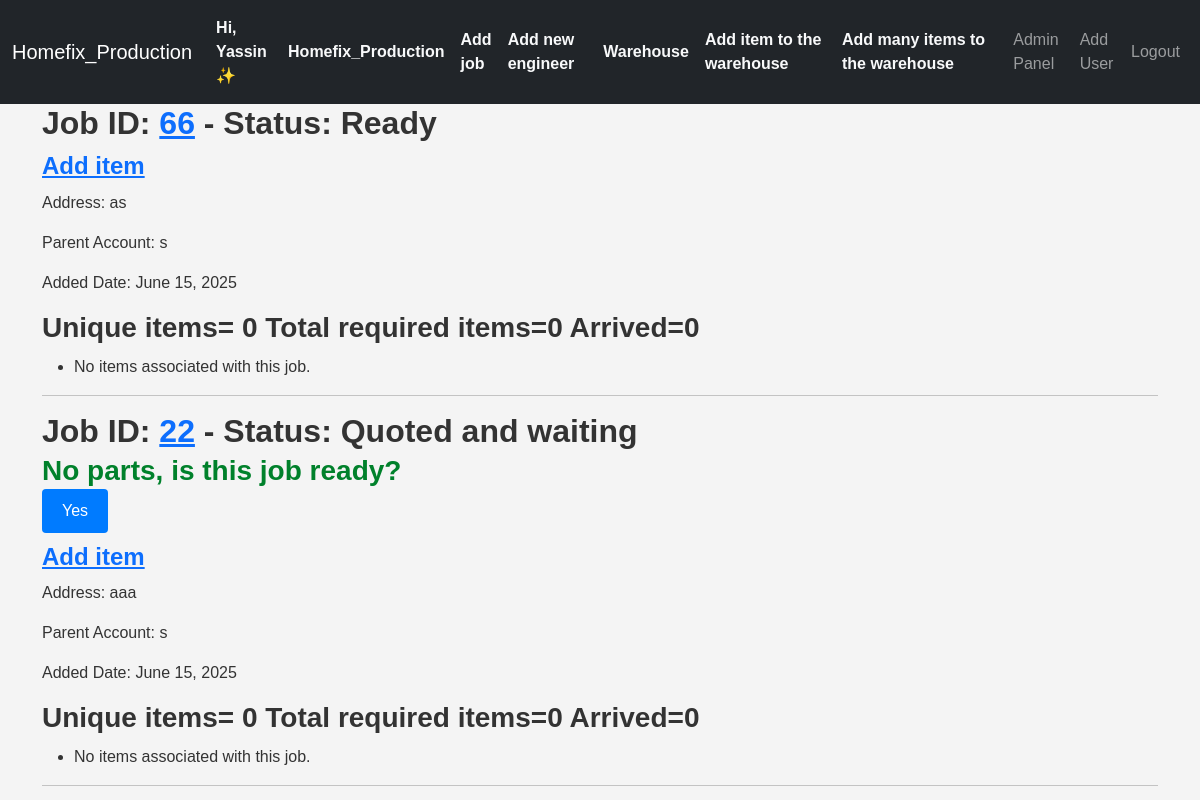
/ (signed in), run on the app's committed database.
### inventory/models.py (models this page shows, shortened)
class CustomUser(AbstractUser):
    permission_choices=[('admin','Admin'),
                        ('employee','Employee'),
                        ('owner','Owner')]
    company = models.ForeignKey(Company, on_delete=models.CASCADE, null=True, blank=True, related_name="employeees")
    email = models.EmailField(unique=True)
    username = models.CharField(max_length=90, unique=False)
    permission = models.CharField(choices=permission_choices,default='employee')
    is_owner=models.BooleanField(default=False,)
    is_admin=models.BooleanField(default=False,)
    is_employee=models.BooleanField(default=False,)
    is_banned=models.BooleanField(default=False,)
    REQUIRED_FIELDS = ['username',]
    USERNAME_FIELD = 'email'
    verbose_name='User'
    class Meta:
        verbose_name_plural = 'users'
        ordering = ['is_owner','is_admin','is_employee','is_banned']

class Company(models.Model):
    owner = models.ForeignKey("inventory.CustomUser", on_delete=models.CASCADE, null=True, blank=True,related_name="company_owner")
    employees = models.ManyToManyField('CustomUser', related_name='companies')
    company_name=models.CharField(max_length=70)
    company_email = models.EmailField(unique=True)
    address=models.TextField()
    phone=models.CharField(max_length=15)
    class Meta:
        verbose_name_plural = 'companies'
        ordering = ['company_name']

class Job(models.Model):
    status_chouces=[
        ('ready', 'Ready'),
        ('paused', 'Paused'),
        ('completed', 'Completed'),
        ('cancelled', 'Cancelled'),
        ('quoted', 'Quoted and waiting')
    ]
    address = models.CharField(max_length=70)
    job_id=models.BigIntegerField()
    status=models.CharField(choices=status_chouces, max_length=20)
    quotation=models.DecimalField(max_digits=10, decimal_places=2,blank=True,null=True)
    engineer=models.ForeignKey(Engineer,on_delete=models.SET_NULL,null=True,blank=True)
    parent_account=models.CharField(max_length=70)
    added_date=models.DateField(auto_now_add=True)
    company=models.ForeignKey(Company,on_delete=models.CASCADE,related_name="job_company")
    items_arrived=models.BooleanField(default=False, )
    post_code=models.CharField(max_length=10, null=True, blank=True)
    quoted=models.BooleanField(default=False)
    class Meta:
        unique_together = ('job_id', 'company')  # Enforce uniqueness at the company level
        ordering=['-added_date']

### inventory/views.py (the view, shortened to what this page needs)
# urls.py: path('',views.inventory,name='inventory'),
@login_required(login_url='login', redirect_field_name='inventory')
@no_ban
def inventory(request,pk=None):
    rjobs = Job.objects.annotate(item_count=Count('items')).filter(items_arrived=True).prefetch_related('items')
    items=Item.objects.filter(company=request.user.company)
    rjobs=Job.objects.filter(company=request.user.company)
    context={'rjobs':rjobs,
            'items':items,
            }
    return render(request,'inventory/inventory.html',context)

### inventory/templatetags/custom_tags.py (called while the page is built)
@register.filter
def is_admin(user):
    if user.groups.filter(name='Admin').exists() or user.company.owner==user:
        return True
    return False

@register.filter
def is_owner(user):
    if user.is_authenticated and user.company.owner==user:
        return True
    return False

@register.filter
def total_quantity(job):
    total_quantity = 0
    for item in job.items.all():
        total_quantity =total_quantity+item.job_quantity
    return total_quantity

@register.filter
def total_arrived_quantity(job):
    total_arrived_quantity=0
    company=job.company
    job_items=JobItem.objects.filter(job=job)
    for jobitem in job_items:
        total_arrived_quantity+=jobitem.arrived_quantity
    return total_arrived_quantity

### templates/inventory/inventory.html (shortened to what this page needs)
{% extends 'inventory/base.html' %}
{% load static %}
{% load custom_tags %}
{% block body %}
  {% if rjobs %}
    {% for job in rjobs %}
      {% if job.status != 'ready' and job.items_arrived and job.status != 'completed' and job|all_not_used %}
        <h2>
          Job ID: <a href="{% url 'update_job' job.job_id %}">{{ job.job_id }}</a> - Status: {{ job.get_status_display }} <br /><small style="color: rgb(0, 129, 43);">
            Parts arrived, is this job ready?<form action="{% url 'inventory' job.job_id %}" method="POST">
              {% csrf_token %}
              <small><button name="job_is_ready" type="submit" class="btn btn-submit">Yes</button></small>
            </form>
          </small>
        </h2>
        <h4><a href="{% url 'item_add' job.job_id %}">Add item</a></h4>
      {% elif job.items.count == 0 and not job.status == 'ready' %}
        <h2>
          Job ID: <a href="{% url 'update_job' job.job_id %}">{{ job.job_id }}</a> - Status: {{ job.get_status_display }} <br /><small style="color: rgb(0, 129, 43);">
            No parts, is this job ready?<form action="{% url 'inventory' job.job_id %}" method="POST">
              <small><button name="job_is_ready" type="submit" class="btn btn-submit">Yes</button></small>
            </form>
          </small>
        </h2>
        <h4><a href="{% url 'item_add' job.job_id %}">Add item</a></h4>
      {% elif job.status == 'ready' and not job.items_arrived and job|total_quantity > 0 %}
        <h2>Job ID: <a href="{% url 'update_job' job.job_id %}">{{ job.job_id }}</a> - Status: {{ job.get_status_display }} <small>"Required parts have not arrived but the job is marked as Ready"</small></h2>
      {% else %}
        <h2>Job ID: <a href="{% url 'update_job' job.job_id %}">{{ job.job_id }}</a> - Status: {{ job.get_status_display }}</h2>
        <h4><a href="{% url 'item_add' job.job_id %}">Add item</a></h4>
      {% endif %}
      <p>Address: {{ job.address }}</p>
      <p>Parent Account: {{ job.parent_account }}</p>
      <p>Added Date: {{ job.added_date }}</p>
      <h3>Unique items= {{ job.items.count }} Total required items={{ job|total_quantity }} Arrived={{ job|total_arrived_quantity }}</h3>
      <ul>
        {% for jobitem in job.items.all %}
          <li>
            <a href="{% url 'update_item' jobitem.id %}">{{ jobitem.item.name }}</a> - Part Number: {{ jobitem.item.part_number }} - Price: ${{ jobitem.item.price }}
            {% if jobitem.status == 'arrived' %}
              <span style="color: rgb(0, 0, 0);background-color: rgb(17, 255, 9);border: 1000px;border-radius: 25%;">{{ jobitem.get_status_display }}</span>
            {% elif jobitem.ordered and not jobitem.from_warehouse %}
              <span style="color: rgb(0, 0, 0);background-color: rgba(228, 216, 51, 0.99);border: 1000px;border-radius: 25%;">Ordered</span>
            {% elif jobitem.was_for_job and jobitem.from_warehouse %}
              <span style="color: rgb(0, 0, 0);background-color: rgba(119, 163, 192, 0.79);border: 1000px;border-radius: 25%;">was for job {{ jobitem.was_for_job }}</span>
            {% elif jobitem.from_warehouse %}
              <span style="color: rgb(0, 0, 0);background-color: rgba(157, 119, 192, 0.79);border: 1000px;border-radius: 25%;">From warehouse</span>
            {% else %}
              <span style="color: rgb(0, 0, 0);background-color: rgba(255, 98, 98, 0.99);border: 1000px;border-radius: 25%;">Not ordered</span>
            {% endif %}
            {% if jobitem.item.notes and job.status != 'completed' %}
              <small>{{ jobitem.item.notes }}</small> <form action="{% url 'inventory' jobitem.id %}" method="POST">
                {% csrf_token %}
                <small><button name="reset_notes" type="submit" class="btn btn-danger">It's not used</button></small>
              </form>
            {% endif %}
            {% if jobitem.item.is_used %}
              <span style="
            display: inline-block;
    padding: 1px 10px;
    margin-left: 10px;
    font-size: 1.2rem;
    font-weight: normal;
    color: #333;
    background-color: rgba(182, 182, 182, 0.79);
    border: 1px solid #ddd;
    border-radius: 10px;
    box-shadow: 0 1px 3px rgba(0, 0, 0, 0.1);
      ">Used</span>
              {{ item.item.notes }}
            {% endif %}
          </li>
        {% empty %}
          <li>No items associated with this job.</li>
        {% endfor %}
      </ul>
      <hr />
    {% endfor %}
  {% endif %}
  <link rel="stylesheet" href="{% static 'css/style.css' %}" />
{% endblock %}

### templates/inventory/base.html (shortened to what this page needs)
{% load static %}
{% load custom_tags %}
<!DOCTYPE html>
<html lang="en">
  <head>
    <link href="https://cdn.jsdelivr.net/npm/bootstrap@5.3.3/dist/css/bootstrap.min.css" rel="stylesheet" />
    <link rel="stylesheet" href="{% static 'css/style.css' %}" />
  </head>
  <body>
    {% if request.user.is_authenticated %}
      <nav class="navbar navbar-expand-lg navbar-dark bg-dark">
        <div class="container-fluid">
          <a class="navbar-brand" href="{% url 'inventory' %}">{{ request.user.company.company_name }}</a>
          <div class="collapse navbar-collapse" id="navbarNav">
            <ul class="navbar-nav ms-auto align-items-center">
              <li class="nav-item">
                <a class="nav-link fw-bold text-light" href="{% url 'update_user' request.user.id %}">
                  {% if request.user|is_owner %}
                    Hi, {{ request.user.username }} ✨
                  {% else %}
                    {% if request.user|is_admin %}
                      {{ request.user.username }}👔 <small>Admin</small>
                    {% else %}
                      {{ request.user.username }}👔 <small>Employee</small>
                    {% endif %}
                  {% endif %}
                </a>
              </li>
              {% if request.user.company %}
                {% if request.user|is_owner %}
                  <li class="nav-item">
                    <a class="nav-link fw-bold text-light" href="{% url 'update_company' %}">{{ request.user.company.company_name }}</a>
                  </li>
                {% else %}
                  <li class="nav-item">
                    <a class="nav-link fw-bold text-light" href="{% url 'update_company' %}">{{ request.user.company.company_name }}</a>
                  </li>
                {% endif %}
              {% endif %}
              <li class="nav-item">
                <a class="nav-link fw-bold text-light" href="{% url 'create_job' %}">Add job</a>
              </li>
              <li class="nav-item">
                <a class="nav-link fw-bold text-light" href="{% url 'add_eng' %}">Add new engineer</a>
              </li>
              <li class="nav-item">
                <a class="nav-link fw-bold text-light" href="{% url 'warehouse' %}">Warehouse</a>
              </li>
              <li class="nav-item">
                <a class="nav-link fw-bold text-light" href="{% url 'item_add' True %}">Add item to the warehouse</a>
              </li>
              <li class="nav-item">
                <a class="nav-link fw-bold text-light" href="{% url 'batch_entry' %}">Add many items to the warehouse</a>
              </li>
              {% if request.user|is_admin %}
                <li class="nav-item">
                  <a class="nav-link" href="{% url 'admin_panel' %}">Admin Panel</a>
                </li>
                <li class="nav-item">
                  <a class="nav-link" href="{% url 'register' %}">Add User</a>
                </li>
              {% endif %}
              <li class="nav-item">
                <a class="nav-link" href="{% url 'logout' %}">Logout</a>
              </li>
            </ul>
          </div>
        </div>
      </nav>
    {% endif %}
    <div class="container content">
      {% block body %}
      {% endblock %}
    </div>
  </body>
</html>

### stock/static/css/style.css (style rules this page uses)
body { font-family: Arial, sans-serif; background: #f4f4f4; margin: 0; padding: 0; color: #333; }
h2, h3, h4 { font-weight: 600; margin-bottom: 10px; }
.btn-submit { background: #007bff; color: #fff; padding: 10px 20px; border: none; border-radius: 4px; font-size: 16px; cursor: pointer; transition: background 0.3s; }

### data on the page
CustomUser: user.company.company_name "Homefix_Production", user.username "Yassin"
Job: job_id "66", status "Ready", address "as", parent_account "s", added_date "June 15, 2025", items.count "0", id "0", company+id "0"
Job: job_id "22", status "Quoted and waiting", address "aaa", parent_account "s", added_date "June 15, 2025", items.count "0", id "0", company+id "0"
